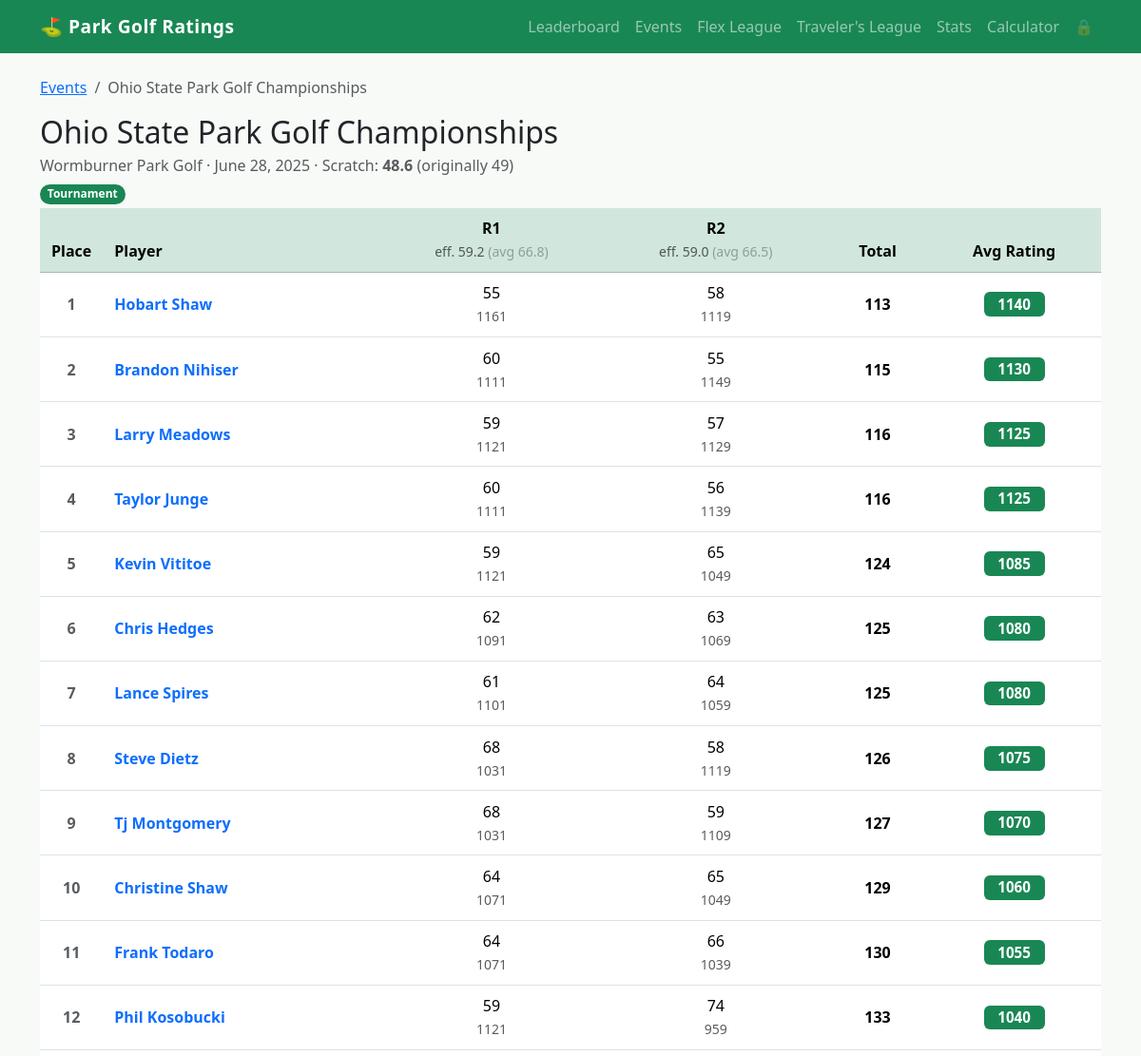
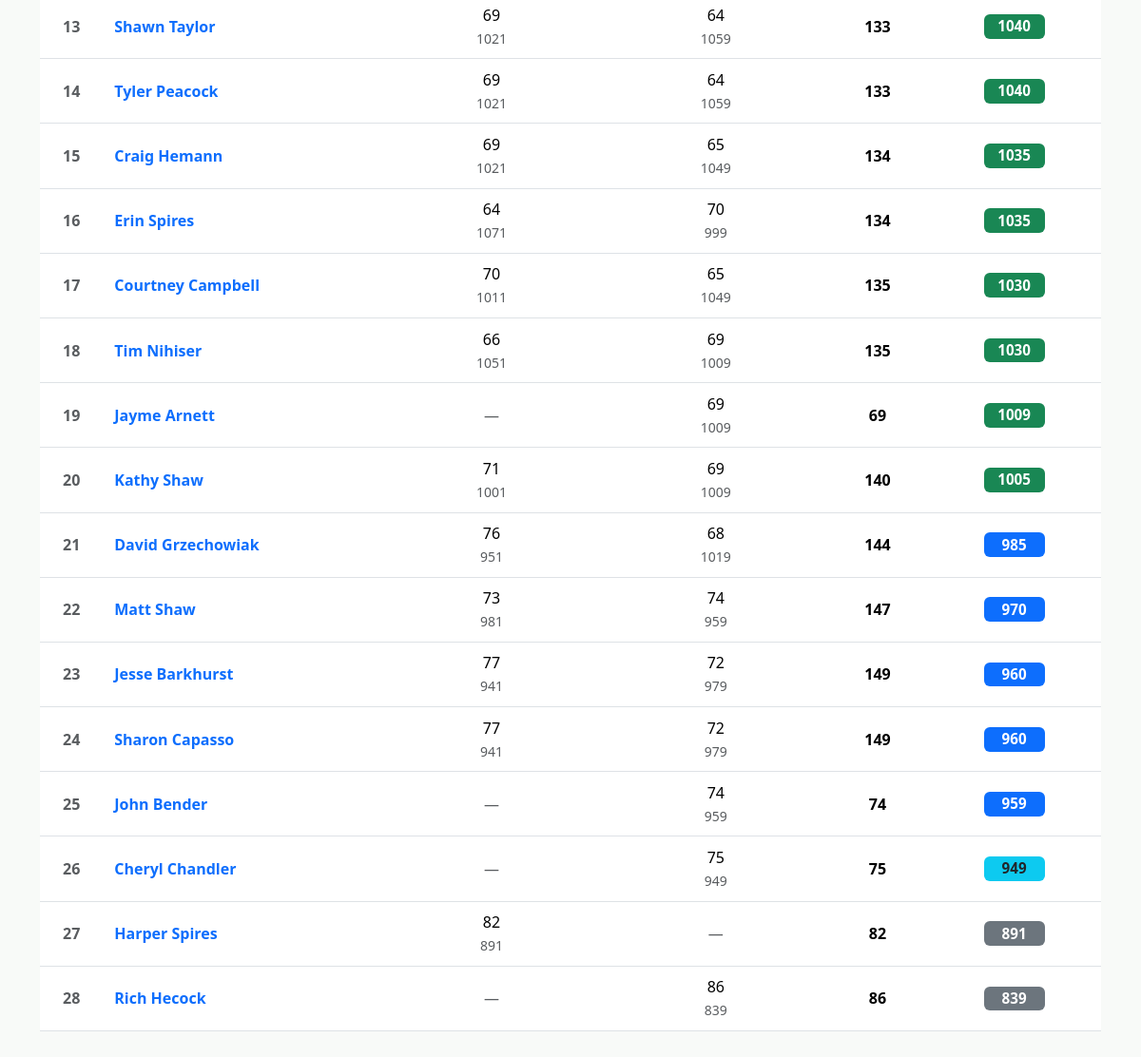
Page /tournament/7 on the committed database (2 pictures, top to bottom).
### tables this page shows
CREATE TABLE tournaments (
    id INTEGER PRIMARY KEY AUTOINCREMENT,
    name TEXT NOT NULL,
    course_id INTEGER NOT NULL,
    date TEXT NOT NULL,
    num_rounds INTEGER NOT NULL, sort_date TEXT, league TEXT,
    FOREIGN KEY (course_id) REFERENCES courses(id)
);

CREATE TABLE courses (
    id INTEGER PRIMARY KEY AUTOINCREMENT,
    name TEXT NOT NULL,
    course_rating INTEGER NOT NULL,
    location TEXT
, initial_rating REAL);

CREATE TABLE rounds (
    id INTEGER PRIMARY KEY AUTOINCREMENT,
    tournament_id INTEGER NOT NULL,
    player_id INTEGER NOT NULL,
    round_number INTEGER NOT NULL,
    score INTEGER NOT NULL,
    rating INTEGER NOT NULL, league TEXT,
    FOREIGN KEY (tournament_id) REFERENCES tournaments(id),
    FOREIGN KEY (player_id) REFERENCES players(id)
);

CREATE TABLE players (
    id INTEGER PRIMARY KEY AUTOINCREMENT,
    name TEXT NOT NULL,
    created_at TIMESTAMP DEFAULT CURRENT_TIMESTAMP
, division TEXT DEFAULT 'Men', current_rating REAL, previous_rating REAL, peak_rating REAL);

### app.py (the view)
@app.route('/tournament/<int:tournament_id>')
def tournament(tournament_id):
    db = get_db()
    t = db.execute('''
        SELECT t.*, c.name AS course_name, c.course_rating, c.initial_rating
        FROM tournaments t JOIN courses c ON c.id = t.course_id
        WHERE t.id = ?
    ''', (tournament_id,)).fetchone()
    if not t:
        return redirect(url_for('events'))
    players_raw = db.execute('''
        SELECT p.id AS player_id, p.name,
               r.round_number, r.score, r.rating
        FROM rounds r
        JOIN players p ON p.id = r.player_id
        WHERE r.tournament_id = ?
        ORDER BY p.name, r.round_number
    ''', (tournament_id,)).fetchall()
    player_map = {}
    for row in players_raw:
        pid = row['player_id']
        if pid not in player_map:
            player_map[pid] = {'name': row['name'], 'player_id': pid, 'rounds': {}}
        player_map[pid]['rounds'][row['round_number']] = {
            'score': row['score'], 'rating': row['rating']
        }
    results = []
    for pid, data in player_map.items():
        rounds = data['rounds']
        total_score = sum(r['score'] for r in rounds.values())
        avg_rating = round(sum(r['rating'] for r in rounds.values()) / len(rounds))
        results.append({
            'player_id': pid,
            'name': data['name'],
            'rounds': rounds,
            'total_score': total_score,
            'avg_rating': avg_rating,
            'num_rounds': len(rounds),
        })
    results.sort(key=lambda x: x['avg_rating'], reverse=True)
    round_numbers = list(range(1, t['num_rounds'] + 1))
    round_stats = {}
    for row in db.execute('''
        SELECT round_number, AVG(score) AS avg_score
        FROM rounds WHERE tournament_id = ?
        GROUP BY round_number
    ''', (tournament_id,)).fetchall():
        avg = row['avg_score']
        eff = avg - 7.5  # full field normalization: avg player = 925
        round_stats[row['round_number']] = {
            'avg_score': round(avg, 1),
            'eff_scratch': round(eff, 1),
        }
    return render_template('tournament.html', t=t, results=results,
                           round_numbers=round_numbers, round_stats=round_stats)

### app.py (called while the page is built)
def get_db():
    if 'db' not in g:
        g.db = sqlite3.connect(DATABASE)
        g.db.row_factory = sqlite3.Row
    return g.db

### templates/tournament.html (shortened to what this page needs)
{% extends 'base.html' %}
{% block content %}
<nav aria-label="breadcrumb">
  <ol class="breadcrumb">
    <li class="breadcrumb-item"><a href="{{ url_for('events') }}">Events</a></li>
    <li class="breadcrumb-item active">{{ t.name }}</li>
  </ol>
</nav>
<div class="d-flex justify-content-between align-items-start mb-1">
  <div>
    <h2 class="mb-1">{{ t.name }}</h2>
    <p class="text-muted mb-0">
      {{ t.course_name }} &middot; {{ t.date }} &middot;
      Scratch: <strong>{{ t.course_rating }}</strong>
      {% if t.initial_rating and t.initial_rating != t.course_rating %}
        <span class="text-muted">(originally {{ t.initial_rating|int }})</span>
      {% endif %}
    </p>
    <div class="mt-1">
      {% if t.league %}
        <span class="badge rounded-pill
          {% if t.league == 'Flex League' %}bg-primary
          {% elif t.league == 'Monday Night League' %}bg-warning text-dark
          {% elif t.league == "IPGAA Traveler's League" %}bg-danger
          {% else %}bg-secondary{% endif %}">
          {{ t.league }}
        </span>
      {% else %}
        <span class="badge rounded-pill bg-success">Tournament</span>
      {% endif %}
    </div>
  </div>
</div>
{% if results %}
<div class="table-responsive">
  <table class="table table-hover align-middle" data-sortable>
    <thead class="table-success">
      <tr>
        <th class="text-center" style="width:50px" data-sort>Place</th>
        <th data-sort>Player</th>
        {% for rn in round_numbers %}
        <th class="text-center" data-sort>
          R{{ rn }}
          {% if rn in round_stats %}
          <br><small class="fw-normal text-muted" title="Effective scratch for this round">
            eff. {{ round_stats[rn].eff_scratch }} <span class="opacity-50">(avg {{ round_stats[rn].avg_score }})</span>
          </small>
          {% endif %}
        </th>
        {% endfor %}
        {% if round_numbers|length > 1 %}
        <th class="text-center" data-sort>Total</th>
        {% endif %}
        <th class="text-center" data-sort>Avg Rating</th>
      </tr>
    </thead>
    <tbody>
      {% for r in results %}
      <tr>
        <td class="text-center text-muted fw-bold rank-cell">{{ loop.index }}</td>
        <td>
          <a href="{{ url_for('player', player_id=r.player_id) }}" class="text-decoration-none fw-semibold">
            {{ r.name }}
          </a>
        </td>
        {% for rn in round_numbers %}
          {% if rn in r.rounds %}
            <td class="text-center" data-val="{{ r.rounds[rn].score }}">
              {{ r.rounds[rn].score }}
              <br><small class="text-muted">{{ r.rounds[rn].rating }}</small>
            </td>
          {% else %}
            <td class="text-center text-muted">—</td>
          {% endif %}
        {% endfor %}
        {% if round_numbers|length > 1 %}
        <td class="text-center fw-semibold">{{ r.total_score }}</td>
        {% endif %}
        <td class="text-center" data-val="{{ r.avg_rating }}">
          <span class="badge fs-6 {% if r.avg_rating >= 1000 %}bg-success{% elif r.avg_rating >= 950 %}bg-primary{% elif r.avg_rating >= 900 %}bg-info text-dark{% else %}bg-secondary{% endif %}">
            {{ r.avg_rating }}
          </span>
        </td>
      </tr>
      {% endfor %}
    </tbody>
  </table>
</div>
{% else %}
<p class="text-muted">No results recorded for this event.</p>
{% endif %}
{% endblock %}

### static/style.css (style rules this page uses)
body { background: #f8faf8; }
.badge.fs-6 { min-width: 64px; font-size: 0.95rem !important; }
.table > :not(caption) > * > * { padding: 0.6rem 0.75rem; }

### rows in the picture
tournaments: name "Ohio State Park Golf Championships", date "June 28, 2025"
courses: course_name "Wormburner Park Golf", course_rating "48.6", initial_rating "49"
rounds: name "Hobart Shaw", score "55" "58", rating "1161" "1119", total_score "113", avg_rating "1140"
rounds: name "Brandon Nihiser", score "60" "55", rating "1111" "1149", total_score "115", avg_rating "1130"
rounds: name "Larry Meadows", score "59" "57", rating "1121" "1129", total_score "116", avg_rating "1125"
rounds: name "Taylor Junge", score "60" "56", rating "1111" "1139", total_score "116", avg_rating "1125"
rounds: name "Kevin Vititoe", score "59" "65", rating "1121" "1049", total_score "124", avg_rating "1085"
rounds: name "Chris Hedges", score "62" "63", rating "1091" "1069", total_score "125", avg_rating "1080"
rounds: name "Lance Spires", score "61" "64", rating "1101" "1059", total_score "125", avg_rating "1080"
rounds: name "Steve Dietz", score "68" "58", rating "1031" "1119", total_score "126", avg_rating "1075"
rounds: name "Tj Montgomery", score "68" "59", rating "1031" "1109", total_score "127", avg_rating "1070"
rounds: name "Christine Shaw", score "64" "65", rating "1071" "1049", total_score "129", avg_rating "1060"
rounds: name "Frank Todaro", score "64" "66", rating "1071" "1039", total_score "130", avg_rating "1055"
rounds: name "Phil Kosobucki", score "59" "74", rating "1121" "959", total_score "133", avg_rating "1040"
rounds: name "Shawn Taylor", score "69" "64", rating "1021" "1059", total_score "133", avg_rating "1040"
rounds: name "Tyler Peacock", score "69" "64", rating "1021" "1059", total_score "133", avg_rating "1040"
rounds: name "Craig Hemann", score "69" "65", rating "1021" "1049", total_score "134", avg_rating "1035"
rounds: name "Erin Spires", score "64" "70", rating "1071" "999", total_score "134", avg_rating "1035"
rounds: name "Courtney Campbell", score "70" "65", rating "1011" "1049", total_score "135", avg_rating "1030"
rounds: name "Tim Nihiser", score "66" "69", rating "1051" "1009", total_score "135", avg_rating "1030"
rounds: name "Jayme Arnett", score "69", rating "1009", total_score "69", avg_rating "1009"
rounds: name "Kathy Shaw", score "71" "69", rating "1001" "1009", total_score "140", avg_rating "1005"
rounds: name "David Grzechowiak", score "76" "68", rating "951" "1019", total_score "144", avg_rating "985"
rounds: name "Matt Shaw", score "73" "74", rating "981" "959", total_score "147", avg_rating "970"
rounds: name "Jesse Barkhurst", score "77" "72", rating "941" "979", total_score "149", avg_rating "960"
rounds: name "Sharon Capasso", score "77" "72", rating "941" "979", total_score "149", avg_rating "960"
rounds: name "John Bender", score "74", rating "959", total_score "74", avg_rating "959"
rounds: name "Cheryl Chandler", score "75", rating "949", total_score "75", avg_rating "949"
rounds: name "Harper Spires", score "82", rating "891", total_score "82", avg_rating "891"
rounds: name "Rich Hecock", score "86", rating "839", total_score "86", avg_rating "839"

### other values in the picture
{{ rn }} "1" "2"
{{ round_stats[rn].eff_scratch }} "59.2" "59.0"
{{ round_stats[rn].avg_score }} "66.8" "66.5"
